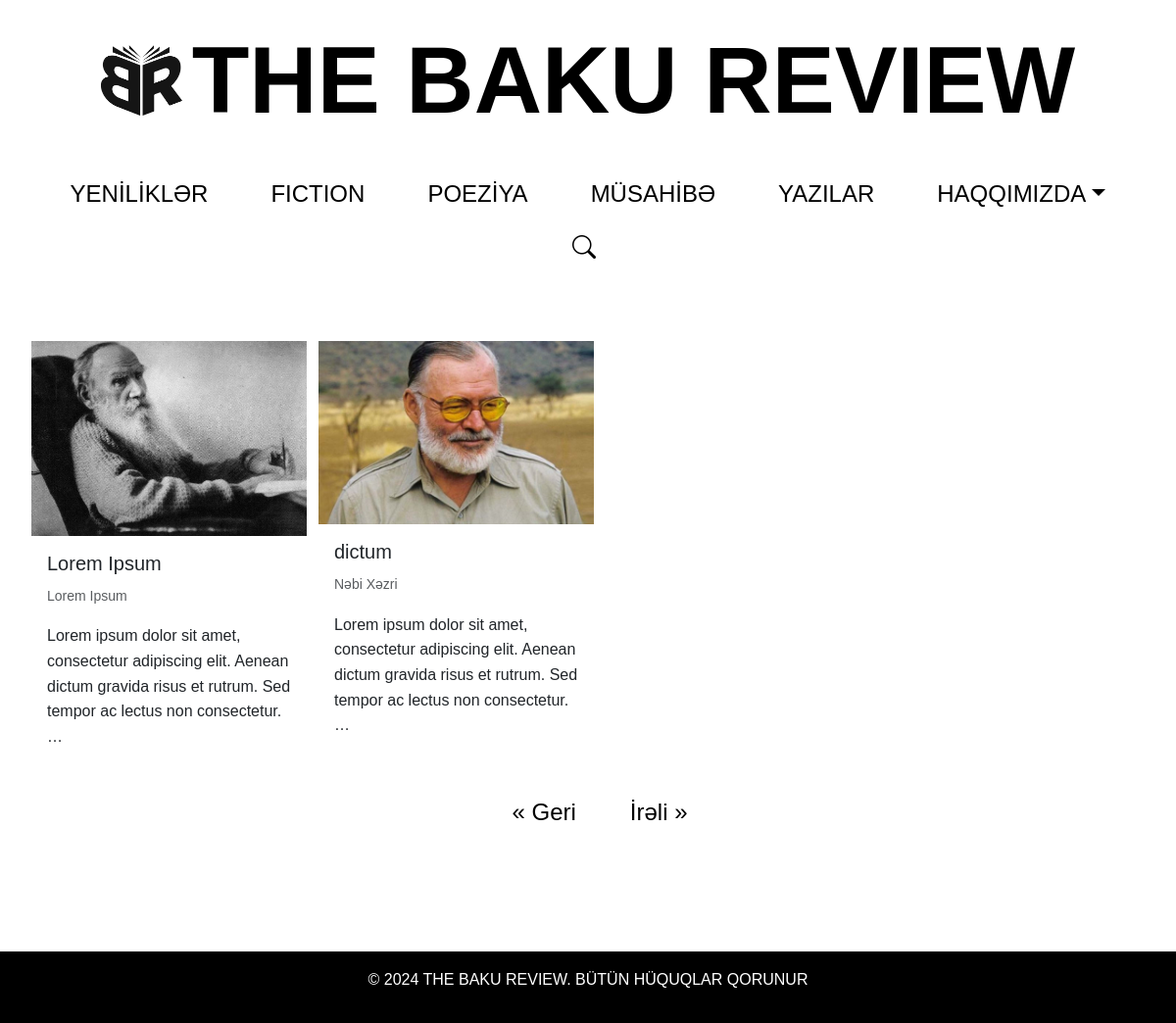
Before: /prose/ with the older database file.
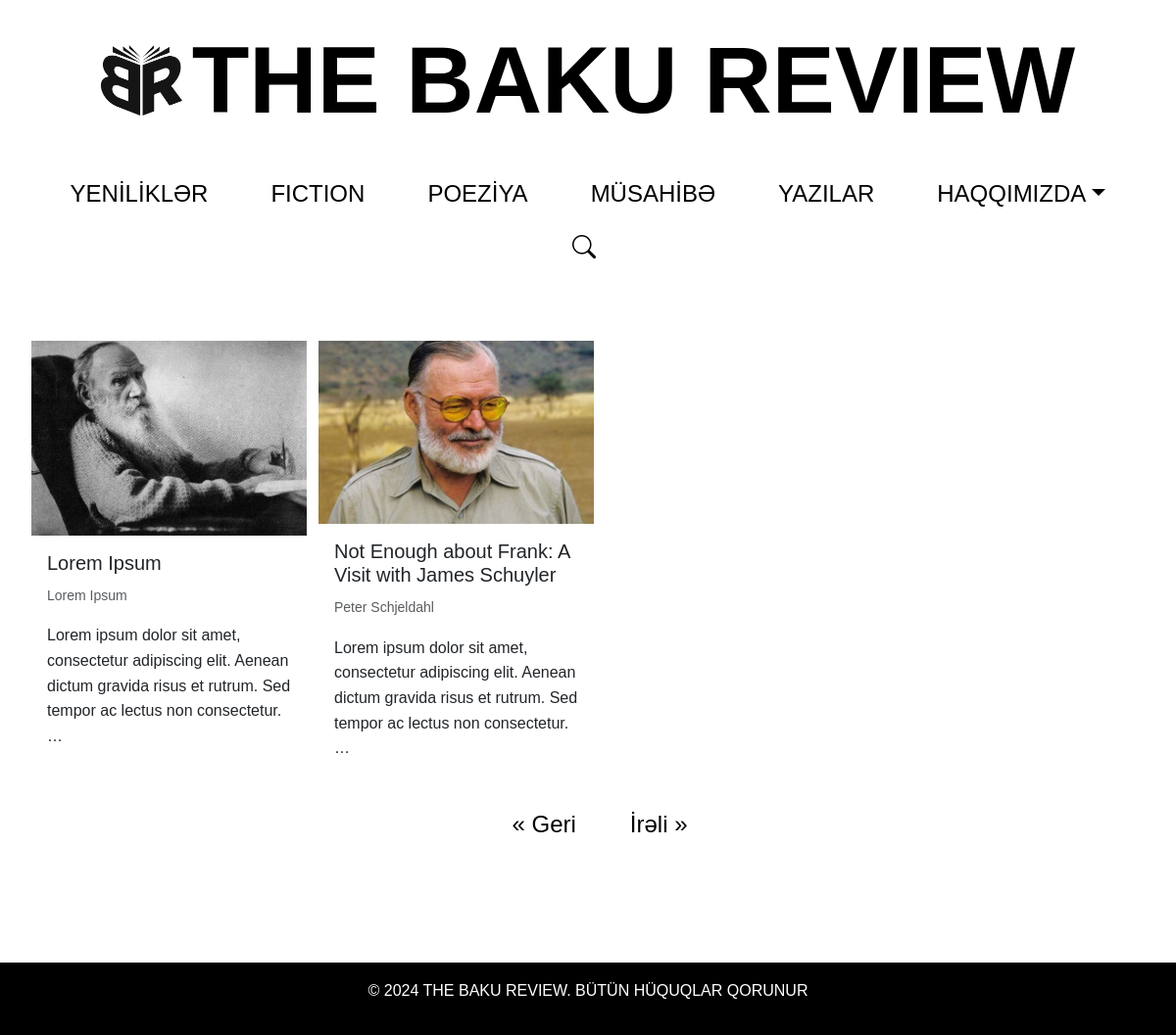
After: the same page with the newer database file.
### core/models.py (models this page shows, shortened)
class Prose(models.Model):
    title = models.CharField(max_length=200, db_index=True)
    content = models.TextField(db_index=True)
    image = models.ImageField(upload_to="news_images/")
    author = models.CharField(max_length=100, db_index=True)
    is_active = models.BooleanField(default=True)
    created_at = models.DateTimeField(auto_now_add=True)
    class Meta:
        verbose_name = "Nəsr"
        verbose_name_plural = "Nəsr"
        indexes = [
            models.Index(fields=["title", "author"]),
        ]

### core/views.py (the view)
# urls.py: path("prose/", views.prose_list, name="prose_list"),
def prose_list(request):
    prose_list = Prose.objects.filter(is_active=True)
    context = {"prose_list": prose_list}
    return render(request, "prose_list.html", context)

### templates/prose_list.html
{% extends 'base.html' %}
{% load static %}
{% block content %}
   <main class="container mt-4">
      <div class="row">
         <div class="col-md-12">
            <div class="row">
               {% for prose in prose_list %}
               <div class="col-md-3 mb-4">
                  <a href="{% url 'prose_detail' prose.id %}" class="card prose-card" style="height: 100%; text-decoration: none; color: inherit;border: none;">
                     <img src="{{ prose.image.url }}" class="card-img-top" alt="Nəsr Fotoğrafı">
                     <div class="card-body">
                        <h5 class="card-title">{{ prose.title }}</h5>
                        <p class="card-text"><small class="text-muted">{{ prose.author }}</small></p>
                        <p class="card-text">{{ prose.content|truncatewords:20 }}</p>
                     </div>
                  </a>
               </div>
               {% endfor %}
            <nav aria-label="Page navigation">
               <ul class="pagination justify-content-center">
                   <li class="page-item">
                       <a class="page-link" href="#" aria-label="Previous">
                           <span aria-hidden="true">&laquo; Geri</span>
                       </a>
                   </li>
                   <li class="page-item">
                       <a class="page-link" href="#" aria-label="Next">
                           <span aria-hidden="true">İrəli &raquo;</span>
                       </a>
                   </li>
               </ul>
           </nav>
            </div>
         </div>
      </div>
   </main>
   {% endblock %}

### templates/base.html (shortened to what this page needs)
{% load static %}
<!DOCTYPE html>
<html lang="en">
<head>
    <link href="https://cdn.jsdelivr.net/npm/bootstrap@5.3.0/dist/css/bootstrap.min.css" rel="stylesheet">
    <link rel="stylesheet" href="{% static 'css/styles.css' %}">
    <link rel="stylesheet" href="https://cdn.jsdelivr.net/npm/bootstrap-icons@1.10.5/font/bootstrap-icons.css">
</head>
<body>
    <header class="bg-white text-white text-center py-4" style="margin-bottom: 20px;">
        <h1 class="site-title">
            <a href="/" class="d-flex align-items-center" style="text-decoration: none; color: inherit;">
                <img src="{% static 'images/logo.png' %}" alt="Logo" class="logo" />
                <span>THE BAKU REVIEW</span>
            </a>
        </h1>
        <nav class="d-none d-md-block">
            <ul class="nav justify-content-center">
                <li class="nav-item"><a class="nav-link" href="{% url 'news_list' %}">YENİLİKLƏR</a></li>
                <li class="nav-item"><a class="nav-link" href="{% url 'prose_list' %}">FICTION</a></li>
                <li class="nav-item"><a class="nav-link" href="{% url 'poetry_list' %}">POEZİYA</a></li>
                <li class="nav-item"><a class="nav-link" href="{% url 'interview_list' %}">MÜSAHİBƏ</a></li>
                <li class="nav-item"><a class="nav-link" href="{% url 'writings_list' %}">YAZILAR</a></li>
                <li class="nav-item dropdown">
                    <a class="nav-link dropdown-toggle" href="#" id="aboutDropdown" role="button" data-bs-toggle="dropdown" aria-expanded="false">HAQQIMIZDA</a>
                </li>
                <li class="nav-item d-flex align-items-center">
                    <a href="#" id="searchToggle" class="nav-link me-2">
                        <i class="bi bi-search"></i>
                    </a>
                </li>
            </ul>
        </nav>
    </header>
    <main class="container mt-5">
        {% block content %}
        {% endblock %}
    </main>
    <footer class="bg-dark text-white text-center py-3">
        <p>© 2024 THE BAKU REVIEW. BÜTÜN HÜQUQLAR QORUNUR</p>
    </footer>
</body>
</html>

### static/css/styles.css (style rules this page uses)
* { margin: 0; padding: 0; box-sizing: border-box; }
.logo { width: auto; height: 100%; max-height: 4.5rem; margin-right: 10px; }
.prose-card .card-title { color: inherit; transition: color 0.3s; }
body { font-family: Arial, sans-serif; line-height: 1.6; display: flex; flex-direction: column; min-height: 100vh; margin: 0; }
header { background: #333; color: #ffffff; text-align: center; }
header h1 { margin-bottom: 2rem; font-size: 6rem; display: inline-block; width: auto; text-align: center; color: #000; font-weight: 580; }
.container { width: 100%; max-width: none; padding-left: 1rem; padding-right: 1rem; }
nav ul { list-style: none; display: flex; justify-content: center; flex-wrap: wrap; }
nav ul li { margin: 0 1rem; }
nav ul li a { color: #ffffff; text-decoration: none; font-size: 1.5rem !important; }
.nav-link { color: #000 !important; }
.mt-4 { margin-top: 0; }
.mt-5 { margin-top: 0 !important; }
main { flex: 1; margin-bottom: 50px; }
.bg-dark { background-color: #000 !important; }
footer { background: #333; color: #fff; text-align: center; padding: 1rem 0; width: 100%; position: relative; bottom: 0; padding-top: 1rem !important; padding-bottom: 1rem !important; bottom: 0 !important; }
.row { height: 100%; display: flex; align-items: stretch; }
.container .row>* { padding-left: 1; padding-right: 0; }
.card-img, .card-img-top { border-top-left-radius: 0 !important; border-top-right-radius: 0 !important; }
.pagination .page-item .page-link { color: black; border-radius: 0; border: none; }
.nav-link { transition: color 0.3s ease; }

### templates/base.html (style rules this page uses)
.nav-link { color: white; transition: color 0.3s; }

Changed rows visible on the page:
changed Prose: title "dictum" → "Not Enough about Frank: A Visit with James Schuyler"; author "Nəbi Xəzri" → "Peter Schjeldahl"
